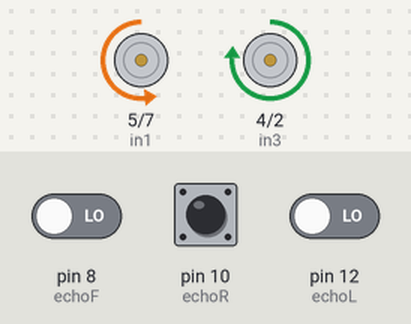
Bench run of a sketch on a simulated Arduino Uno, built with avr-gcc and run on an emulated ATmega328P. On the bench: motor-driver pin pairs drawn as motors (green arrow = first pin HIGH = forward, orange = second pin HIGH = backward, longer = more drive, scaled by the enable pin). The test bench sets the inputs (shaded band); at power-on: pin 10 (echoR) LOW, pin 8 (echoF) LOW, pin 12 (echoL) LOW.

Above: at 5.2 s.
5.3 s: pin 10 (echoR) pulsed HIGH 2 times (0.12 s each, 0.3 s apart)
At 6.84 s:
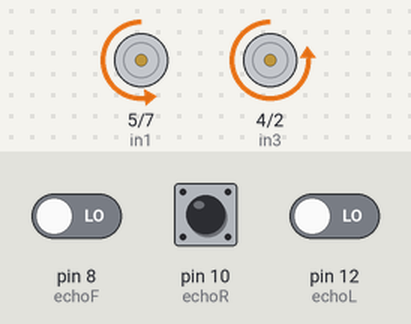
At 7.6 s:
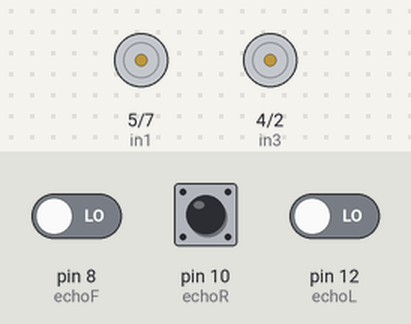
Timing chart, 0 to 11.8 s (numbered marks = the images above; inputs shaded):
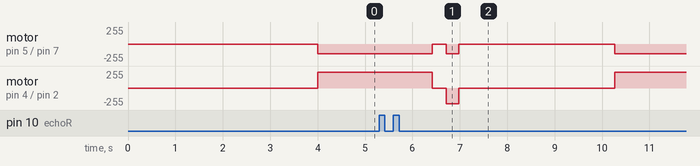

The sketch:

maze_solver.ino
```cpp
// MazeSolver

  //Initialize Pins
    // H-Bridge Pins
int ena = 3;
int in4 = 2;
int in3 = 4;
int in1 = 5;
int in2 = 7;
int enb = 6;

    // RangeFinder Pins
int echoF = 8;
int triggerF = 9;
int echoR = 10;
int triggerR = 11;
int echoL = 12;
int triggerL = 13;

// Constants
int OBSTACLE_CLOSE = -1;  // Determines how close to a wall the robot must get before turning. May be adjusted
#define LEFT 3
#define RIGHT 2
#define STRAIGHT 1
#define WAIT_TIME 290           // Time between commands.
#define STRAIGHT_TIME 50      // How long to go straight
#define LEFT_TURN_TIME  345     // How long for left turn
#define RIGHT_TURN_TIME 270     // How long for right turn
#define LEFT_SPEED 145
#define RIGHT_SPEED 237

// Initialize variables
float straightDistance = 0, rightDistance = 0, leftDistance = 0;

void setup() {
      // Sets the pins as input pins or output pins, according to role
  pinMode(2, OUTPUT);
  pinMode(3, OUTPUT);
  pinMode(4, OUTPUT);
  pinMode(5, OUTPUT);
  pinMode(6, OUTPUT);
  pinMode(7, OUTPUT);
  pinMode(triggerF, OUTPUT);
  pinMode(echoF, INPUT);
  pinMode(triggerR, OUTPUT);
  pinMode(echoR, INPUT);
  pinMode(triggerL, OUTPUT);
  pinMode(echoL, INPUT);
  Serial.begin(9600);        // Sets the baud rate
  delay(1000);
}

// Will work, but doesn't actually guarantee a solved maze as it is right now
void loop() {
  /*while (GetDistance(STRAIGHT) > OBSTACLE_CLOSE) {
    GoStraight();
  } */

  straightDistance = GetDistance(STRAIGHT);
  rightDistance = GetDistance(RIGHT);
  leftDistance = GetDistance(LEFT);
  GoStraight();

  if (straightDistance < OBSTACLE_CLOSE){
//  if (leftDistance < OBSTACLE_CLOSE && rightDistance < OBSTACLE_CLOSE) {
//      LeftTurn90();
//      LeftTurn90();
//    }
    if (leftDistance > rightDistance) {
      LeftTurn90();
    }
    else if (rightDistance > leftDistance) {
      RightTurn90();
    }
  }
  OBSTACLE_CLOSE = 12;
}

void GoStraight() {

  // Sets all wheels to forward     -    these may need to be changed
    digitalWrite(in1, LOW);
    digitalWrite(in2, HIGH);
    digitalWrite(in3, HIGH);
    digitalWrite(in4, LOW);
    analogWrite(ena, LEFT_SPEED);
    analogWrite(enb, RIGHT_SPEED);


  //For testing
  //delay(STRAIGHT_TIME);


  return;
}

void Pause() {

    // Sets Left wheel to forward
  digitalWrite(in1, LOW);
  digitalWrite(in2, HIGH);
  analogWrite(ena, 0);
    // Left Right is turned BACKWARD
  digitalWrite(in3, LOW);
  digitalWrite(in4, HIGH);
  analogWrite(enb, 0);

  delay(WAIT_TIME);

  return;
}

void RightTurn90() {
  Pause();

    // Sets Left wheel to forward
  digitalWrite(in1, LOW);
  digitalWrite(in2, HIGH);
  analogWrite(ena, LEFT_SPEED);
    // Left Right is turned BACKWARD
  digitalWrite(in3, LOW);
  digitalWrite(in4, HIGH);
  analogWrite(enb, RIGHT_SPEED);
    // Continues for enough time to turn 90 degrees. TURN_TIME (top of file) will need to be adjusted
  delay(RIGHT_TURN_TIME);

  Pause();

  return;
}

void LeftTurn90() {
  Pause();

    // Left wheel is turned off
  digitalWrite(in1, HIGH);
  digitalWrite(in2, LOW);
  analogWrite(ena, LEFT_SPEED);
    // Sets Right wheel to forward
  digitalWrite(in3, HIGH);
  digitalWrite(in4, LOW);
  analogWrite(enb, RIGHT_SPEED);
    // Continues for enough time to turn 90 degrees. TURN_TIME (top of file) will need to be adjusted
  delay(LEFT_TURN_TIME);
  return;

  Pause();
}

double GetDistance(int directions) {
  double duration, distance;

  if (directions == STRAIGHT) {
      // Sequence to activate the rangeFinders and read the data
    digitalWrite(triggerF, LOW);

    delayMicroseconds(2);
    digitalWrite(triggerF, HIGH);

    delayMicroseconds(10);
    duration = pulseIn(echoF, HIGH);
    distance = (duration / 2) * 0.0343; // Converts from m/s to cm/us

    //Serial.println("distance1 =  ");
    //Serial.println(distance);
  } else if (directions == RIGHT) {
      // Sequence to activate the rangeFinders and read the data
    digitalWrite(triggerR, LOW);

    delayMicroseconds(2);
    digitalWrite(triggerR, HIGH);

    delayMicroseconds(10);
    duration = pulseIn(echoR, HIGH);
    distance = (duration / 2) * 0.0343; // Converts from m/s to cm/us

    //Serial.println("distance2 =  ");
    //Serial.println(distance);
  } else if (directions == LEFT) {
      // Sequence to activate the rangeFinders and read the data
    digitalWrite(triggerL, LOW);

    delayMicroseconds(3);
    digitalWrite(triggerL, HIGH);

    delayMicroseconds(10);
    duration = pulseIn(echoL, HIGH);
    distance = (duration / 2) * 0.0343; // Converts from m/s to cm/us

    // Serial.println("distance3 =  ");
    //Serial.println(distance);
  }
  return distance;

}
```

Measured:
- after the input at 5.3 s, motor on pin 5 (in1) / pin 7 (in2): backward 145/255 → stopped after 1.1 s, → backward 145/255 0.29 s later, → stopped 0.27 s later, → backward 145/255 3.3 s later; motor on pin 4 (in3) / pin 2 (in4): forward 237/255 → stopped after 1.1 s, → backward 237/255 0.29 s later, → stopped 0.27 s later, → forward 237/255 3.3 s later
